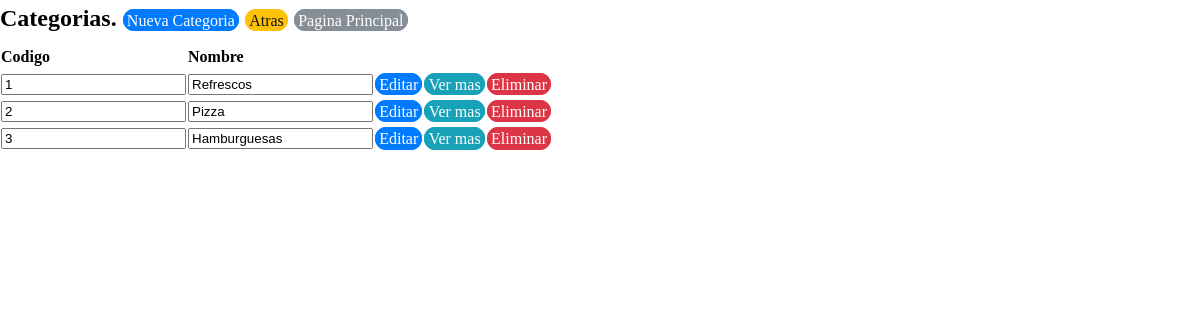
Screenshot of /view/registrocategoriaproductoview/RegistroCategoriaProductoView.php with the database file from the repository.
### tables this page shows
CREATE TABLE `tbcategoriaproducto` (
  `categoriaproductoid` int(11) NOT NULL,
  `categoriaproductonombre` varchar(50) NOT NULL,
  `categoriaproductoestado` int(11) NOT NULL
);

### business/categoriaproductobusiness/categoriaProductoBusiness.php (called while the page is built, shortened)
<?php
class categoriaProductoBusiness {
    private $DataCategoriaProducto;
    public function categoriaProductoBusiness() {
        require_once '../../data/datacategoriaproducto/dataCategoriaProducto.php';
        $this->DataCategoriaProducto = new DataCategoriaProducto();
    }
    public function mostrarCategoriaProducto() {
        return $this->DataCategoriaProducto->mostrarCategoriaProducto();
    }
}

### data/datacategoriaproducto/DataCategoriaProducto.php (called while the page is built, shortened)
<?php
class DataCategoriaProducto {
        private $conexion;
    function DataCategoriaProducto() {
        include_once '../../data/dbconexion/Conexion.php';
        $this->conexion = new Conexion();
    }
    public function mostrarCategoriaProducto() {
        if ($this->conexion->crearConexion()->set_charset('utf8')) {
            $array = array();
            $mostrarCategoriaProducto = $this->conexion->crearConexion()->query("SELECT * FROM `tbcategoriaproducto`");
            $this->conexion->cerrarConexion();
            while ($resultado = $mostrarCategoriaProducto->fetch_assoc()) {
                array_push($array, $resultado);
            }
            return $array;
        }
    }
}
?>

### data/dbconexion/Conexion.php (called while the page is built, shortened)
<?php
class Conexion {
    private $server;
    private $user;
    private $password;
    private $dbname;
    function Conexion(){
        $this->server = "localhost";
        $this->user = "root";
        $this->password = "";
        $this->dbname = "bdexpressdjb";
    }
    function crearConexion(){
        $this->conexion  = mysqli_connect($this->server,$this->user,$this->password,$this->dbname);
        return $this->conexion;
    }
}

### view/registrocategoriaproductoview/RegistroCategoriaProductoView.php (the view, shortened to what this page needs)
<!DOCTYPE html>
<head>
    <link rel="stylesheet" href="../../css/estilo.css">
    <?php
    include '../../business/categoriaproductobusiness/categoriaProductoBusiness.php';
    ?>
</head>
<body>
    <?php
    $categoriaBusiness = new categoriaProductoBusiness();
    $allBusiness = $categoriaBusiness->mostrarCategoriaProducto();
    ?>
    <h2>Categorias.
        <a href="?action=registrar" class="btn btn-primary">Nueva Categoria</a>
        <a href="../registroproducto/RegistroProducto.php" class="btn btn-warning">Atras</a>
        <a href="../ventanaprincipalview/VentanaPrincipalView.php" class="btn btn-secondary">Pagina Principal</a>
    </h2>
    <form  action="../../business/categoriaproductoaccion/categoriaProductoAccion.php" method="Post" >
        <table>
            <thead>
                <tr>
                    <th>Codigo</th>
                    <th>Nombre</th>
                </tr>
            </thead>
            <?php foreach ($allBusiness as $current): ?>
                <tr>
                    <td><input type="text" id="categoriaproductoid" name="categoriaproductoid" class="categoriaproductoid"  value="<?php echo $current['categoriaproductoid']; ?>" readonly/> </td>
                    <td><input type="text" id="categoriaproductonombre" name="categoriaproductonombre" class="categoriaproductonombre" value="<?php echo $current['categoriaproductonombre']; ?>" readonly/> </td>
                    <td><a href="?action=editar&id=<?php echo $current['categoriaproductoid']; ?> " class="btn btn-primary">Editar</a></td>
                    <td><a href="?action=ver&id=<?php echo $current['categoriaproductoid']; ?> " class="btn btn-info">Ver mas</a></td>
                    <td><a href="?action=eliminar&id=<?php echo $current['categoriaproductoid']; ?> " class="btn btn-danger">Eliminar</a></td>
                </tr>
            <?php endforeach ?>
        </table>
    </form>
</body>
</html>

### css/estilo.css (style rules this page uses)
body { margin: 0; font-family: verdana; font-size: 1rem; font-weight: normal; line-height: 1.5; color: black; background-color: window; }
h1, h2, h3, h4, h5, h6 { margin-top: 0; margin-bottom: .5rem; }
a { color: blue; text-decoration: none; background-color: transparent; -webkit-text-decoration-skip: objects; }
table { border-collapse: collapse; }
th { text-align: left; }
.btn { font-weight: normal; text-align: center; white-space: nowrap; vertical-align: middle; border: 1px solid transparent; padding: 0.1rem 0.2rem; font-size: 1rem; line-height: 1.5; border-radius: 0.70rem; transition: all 0.15s ease-in-out; }
.btn-primary { color: #fff; background-color: #007bff; border-color: #007bff; }
.btn-secondary { color: #fff; background-color: #868e96; border-color: #868e96; }
.btn-info { color: #fff; background-color: #17a2b8; border-color: #17a2b8; }
.btn-warning { color: #111; background-color: #ffc107; border-color: #ffc107; }
.btn-danger { color: #fff; background-color: #dc3545; border-color: #dc3545; }

### rows the page displays
tbcategoriaproducto: categoriaproductoid "1", categoriaproductonombre "Refrescos"
tbcategoriaproducto: categoriaproductoid "2", categoriaproductonombre "Pizza"
tbcategoriaproducto: categoriaproductoid "3", categoriaproductonombre "Hamburguesas"
